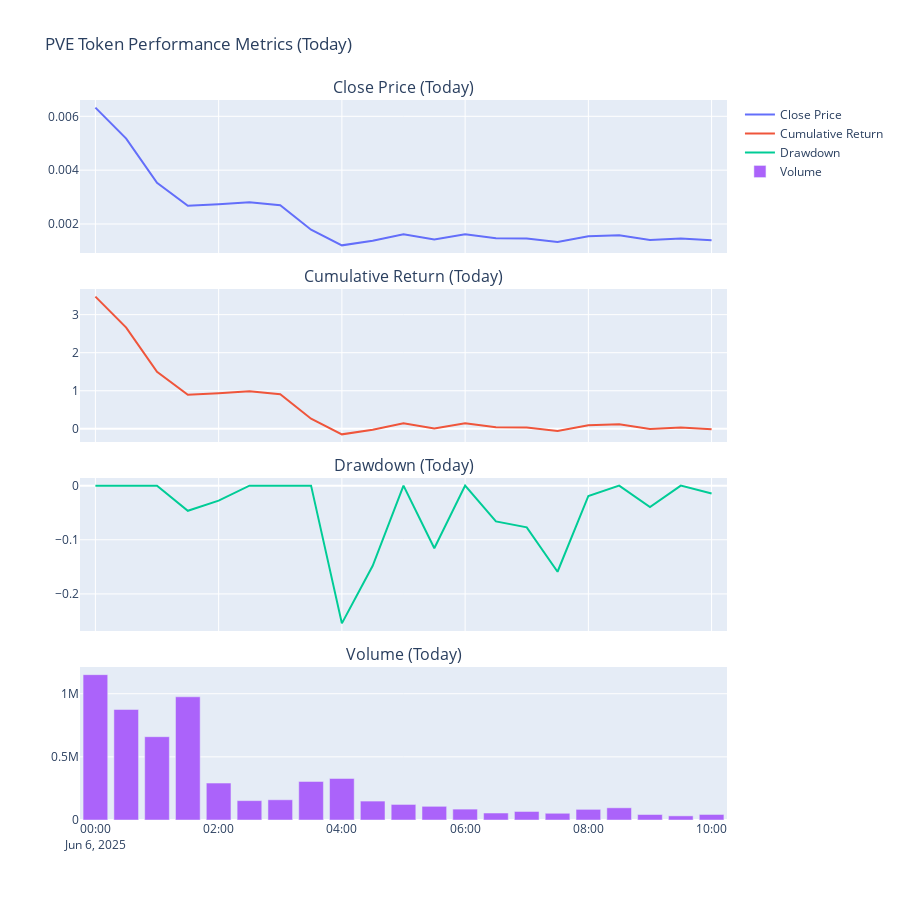

Source (notebook cell):
### Code cell
import plotly.graph_objects as go
from plotly.subplots import make_subplots
from datetime import datetime, timezone

# Make sure df index is timezone aware
if df.index.tz is None:
    df.index = df.index.tz_localize('UTC')

today_utc = datetime.now(timezone.utc).date()
df_today = df[df.index.date == today_utc]

fig = make_subplots(
    rows=4, cols=1,
    shared_xaxes=True,
    vertical_spacing=0.05,
    subplot_titles=("Close Price (Today)", "Cumulative Return (Today)", "Drawdown (Today)", "Volume (Today)")
)

fig.add_trace(go.Scatter(x=df_today.index, y=df_today['close'], mode='lines', name='Close Price'), row=1, col=1)
fig.add_trace(go.Scatter(x=df_today.index, y=df_today['cumulative_return'], mode='lines', name='Cumulative Return'), row=2, col=1)
fig.add_trace(go.Scatter(x=df_today.index, y=df_today['drawdown'], mode='lines', name='Drawdown'), row=3, col=1)
fig.add_trace(go.Bar(x=df_today.index, y=df_today['volume'], name='Volume'), row=4, col=1)

fig.update_layout(height=900, width=900, title_text="PVE Token Performance Metrics (Today)")
fig.show()

### Figure 1 — Plotly figure (JSON) as saved in the notebook; plotly's stock layout.template omitted (floating-point values rounded to 4 significant figures)
{"data": [{"mode": "lines", "name": "Close Price", "type": "scatter", "x": ["2025-06-06T10:00:00+00:00", "2025-06-06T09:30:00+00:00", "2025-06-06T09:00:00+00:00", "2025-06-06T08:30:00+00:00", "2025-06-06T08:00:00+00:00", "2025-06-06T07:30:00+00:00", "2025-06-06T07:00:00+00:00", "2025-06-06T06:30:00+00:00", "2025-06-06T06:00:00+00:00", "2025-06-06T05:30:00+00:00", "2025-06-06T05:00:00+00:00", "2025-06-06T04:30:00+00:00", "2025-06-06T04:00:00+00:00", "2025-06-06T03:30:00+00:00", "2025-06-06T03:00:00+00:00", "2025-06-06T02:30:00+00:00", "2025-06-06T02:00:00+00:00", "2025-06-06T01:30:00+00:00", "2025-06-06T01:00:00+00:00", "2025-06-06T00:30:00+00:00", "2025-06-06T00:00:00+00:00"], "xaxis": "x", "y": [0.001393, 0.001463, 0.001405, 0.001579, 0.001549, 0.001328, 0.001457, 0.001474, 0.001614, 0.001428, 0.001619, 0.001379, 0.001207, 0.001789, 0.002701, 0.002807, 0.002729, 0.002677, 0.003528, 0.005174, 0.006322], "yaxis": "y"}, {"mode": "lines", "name": "Cumulative Return", "type": "scatter", "x": ["2025-06-06T10:00:00+00:00", "2025-06-06T09:30:00+00:00", "2025-06-06T09:00:00+00:00", "2025-06-06T08:30:00+00:00", "2025-06-06T08:00:00+00:00", "2025-06-06T07:30:00+00:00", "2025-06-06T07:00:00+00:00", "2025-06-06T06:30:00+00:00", "2025-06-06T06:00:00+00:00", "2025-06-06T05:30:00+00:00", "2025-06-06T05:00:00+00:00", "2025-06-06T04:30:00+00:00", "2025-06-06T04:00:00+00:00", "2025-06-06T03:30:00+00:00", "2025-06-06T03:00:00+00:00", "2025-06-06T02:30:00+00:00", "2025-06-06T02:00:00+00:00", "2025-06-06T01:30:00+00:00", "2025-06-06T01:00:00+00:00", "2025-06-06T00:30:00+00:00", "2025-06-06T00:00:00+00:00"], "xaxis": "x2", "y": [-0.01451, 0.03488, -0.006079, 0.1171, 0.09584, -0.06059, 0.0311, 0.04322, 0.1422, 0.01013, 0.1453, -0.02437, -0.1461, 0.2661, 0.911, 0.986, 0.9312, 0.8938, 1.496, 2.661, 3.473], "yaxis": "y2"}, {"mode": "lines", "name": "Drawdown", "type": "scatter", "x": ["2025-06-06T10:00:00+00:00", "2025-06-06T09:30:00+00:00", "2025-06-06T09:00:00+00:00", "2025-06-06T08:30:00+00:00", "2025-06-06T08:00:00+00:00", "2025-06-06T07:30:00+00:00", "2025-06-06T07:00:00+00:00", "2025-06-06T06:30:00+00:00", "2025-06-06T06:00:00+00:00", "2025-06-06T05:30:00+00:00", "2025-06-06T05:00:00+00:00", "2025-06-06T04:30:00+00:00", "2025-06-06T04:00:00+00:00", "2025-06-06T03:30:00+00:00", "2025-06-06T03:00:00+00:00", "2025-06-06T02:30:00+00:00", "2025-06-06T02:00:00+00:00", "2025-06-06T01:30:00+00:00", "2025-06-06T01:00:00+00:00", "2025-06-06T00:30:00+00:00", "2025-06-06T00:00:00+00:00"], "xaxis": "x3", "y": [-0.01451, 0, -0.03958, 0, -0.01904, -0.1591, -0.07699, -0.06614, 0, -0.1156, 0, -0.1481, -0.2544, 0, 0, 0, -0.02763, -0.04643, 0, 0, 0], "yaxis": "y3"}, {"name": "Volume", "type": "bar", "x": ["2025-06-06T10:00:00+00:00", "2025-06-06T09:30:00+00:00", "2025-06-06T09:00:00+00:00", "2025-06-06T08:30:00+00:00", "2025-06-06T08:00:00+00:00", "2025-06-06T07:30:00+00:00", "2025-06-06T07:00:00+00:00", "2025-06-06T06:30:00+00:00", "2025-06-06T06:00:00+00:00", "2025-06-06T05:30:00+00:00", "2025-06-06T05:00:00+00:00", "2025-06-06T04:30:00+00:00", "2025-06-06T04:00:00+00:00", "2025-06-06T03:30:00+00:00", "2025-06-06T03:00:00+00:00", "2025-06-06T02:30:00+00:00", "2025-06-06T02:00:00+00:00", "2025-06-06T01:30:00+00:00", "2025-06-06T01:00:00+00:00", "2025-06-06T00:30:00+00:00", "2025-06-06T00:00:00+00:00"], "xaxis": "x4", "y": [43810.0, 32620.0, 43550.0, 96530.0, 84320.0, 53300.0, 67470.0, 55310.0, 86220.0, 108400.0, 123200.0, 149800.0, 328800.0, 305300.0, 160100.0, 153300.0, 292400.0, 975700.0, 659800.0, 875300.0, 1151000.0], "yaxis": "y4"}], "layout": {"annotations": [{"font": {"size": 16}, "showarrow": false, "text": "Close Price (Today)", "x": 0.5, "xanchor": "center", "xref": "paper", "y": 1, "yanchor": "bottom", "yref": "paper"}, {"font": {"size": 16}, "showarrow": false, "text": "Cumulative Return (Today)", "x": 0.5, "xanchor": "center", "xref": "paper", "y": 0.7375, "yanchor": "bottom", "yref": "paper"}, {"font": {"size": 16}, "showarrow": false, "text": "Drawdown (Today)", "x": 0.5, "xanchor": "center", "xref": "paper", "y": 0.475, "yanchor": "bottom", "yref": "paper"}, {"font": {"size": 16}, "showarrow": false, "text": "Volume (Today)", "x": 0.5, "xanchor": "center", "xref": "paper", "y": 0.2125, "yanchor": "bottom", "yref": "paper"}], "height": 900, "title": {"text": "PVE Token Performance Metrics (Today)"}, "width": 900, "xaxis": {"anchor": "y", "domain": [0, 1], "matches": "x4", "showticklabels": false}, "xaxis2": {"anchor": "y2", "domain": [0, 1], "matches": "x4", "showticklabels": false}, "xaxis3": {"anchor": "y3", "domain": [0, 1], "matches": "x4", "showticklabels": false}, "xaxis4": {"anchor": "y4", "domain": [0, 1]}, "yaxis": {"anchor": "x", "domain": [0.7875, 1]}, "yaxis2": {"anchor": "x2", "domain": [0.525, 0.7375]}, "yaxis3": {"anchor": "x3", "domain": [0.2625, 0.475]}, "yaxis4": {"anchor": "x4", "domain": [0, 0.2125]}}}
